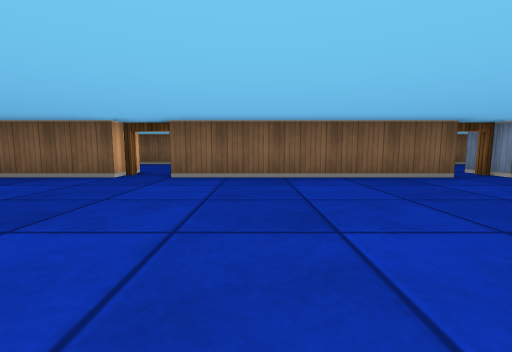
view 1 (above)

17 first-person views from a walk through a cub3D level. The camera is about half as high as the walls, tilts 6° down and sees 90° across. The floor is counted in squares. Each view is taken from the middle of a square. On the plan, view 1 faces up. The plan holds only what a view shows up to about 9 squares ahead; the rest is blank.

view 2
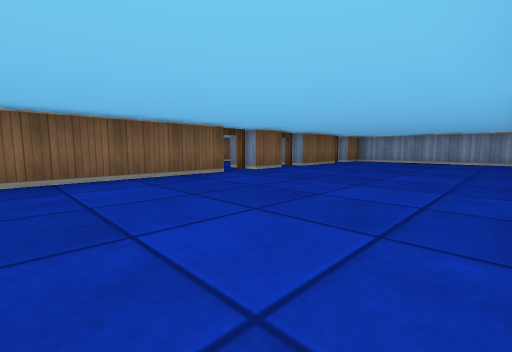

view 3
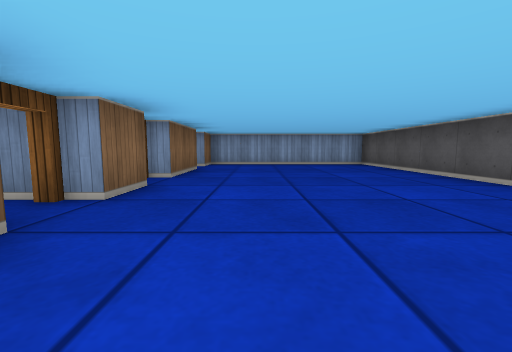

view 4
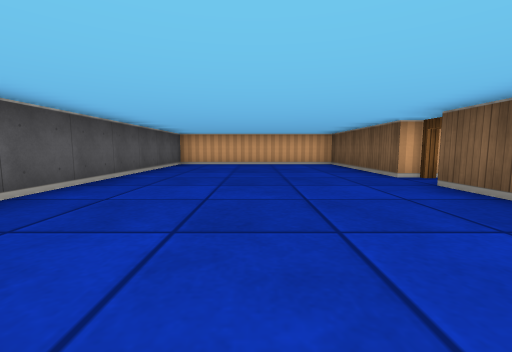

view 5
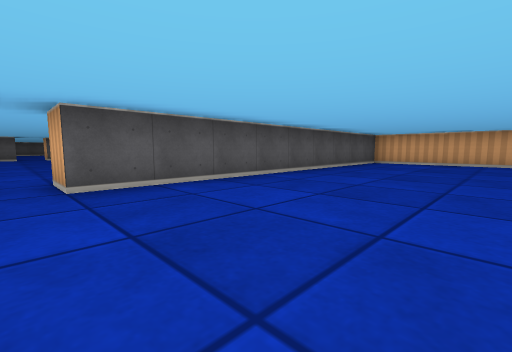

view 6
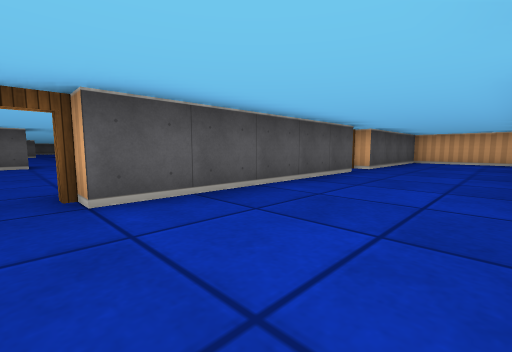

view 7
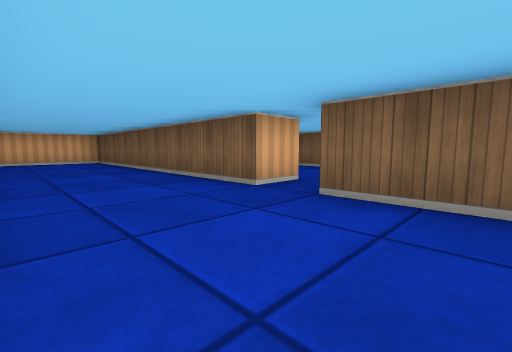

view 8
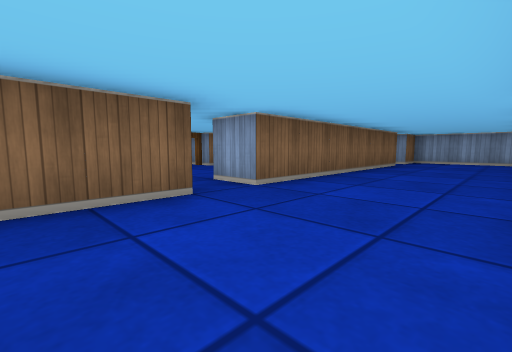

view 9
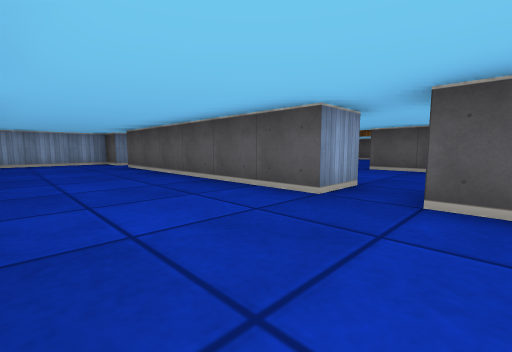

view 10
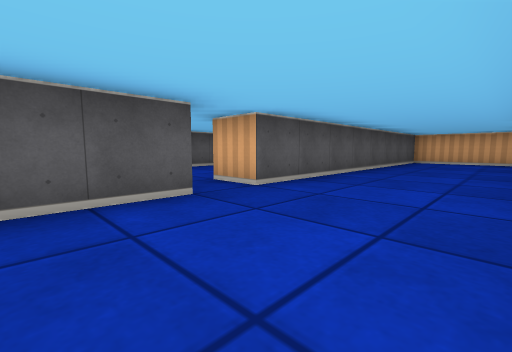

view 11
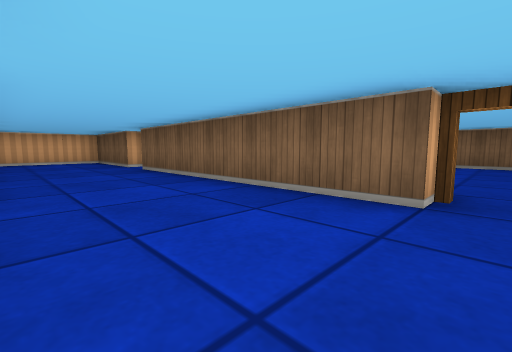

view 12
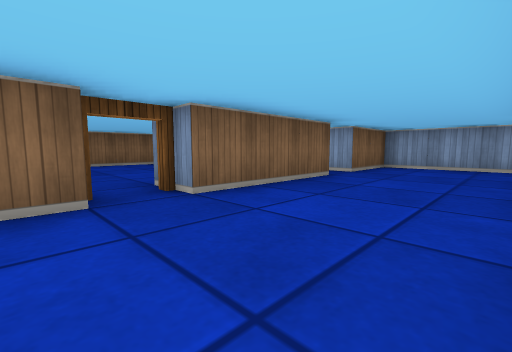

view 13
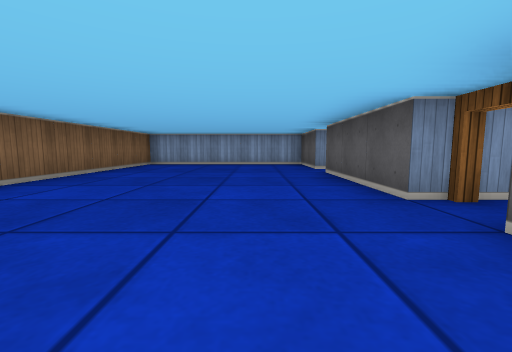

view 14
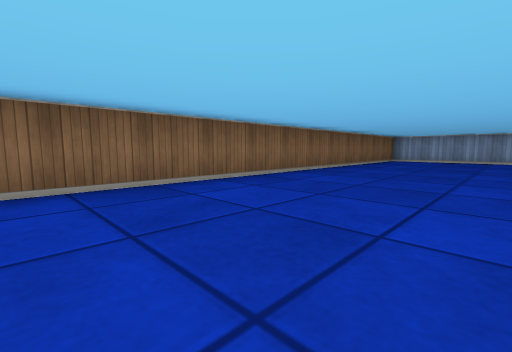

view 15
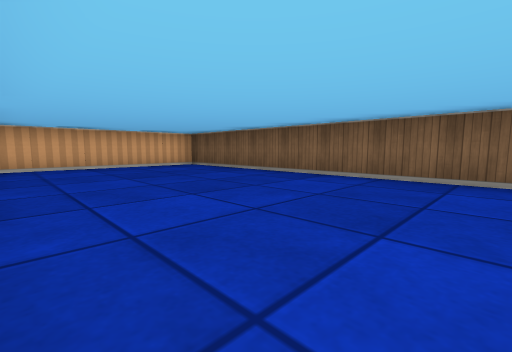

view 16
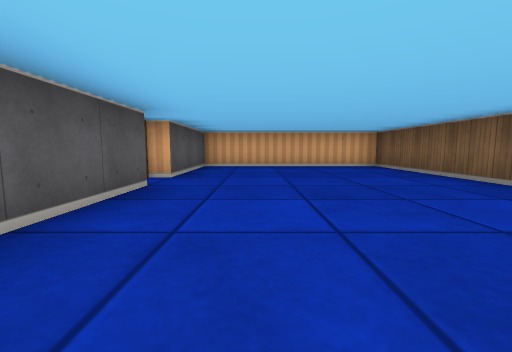

view 17
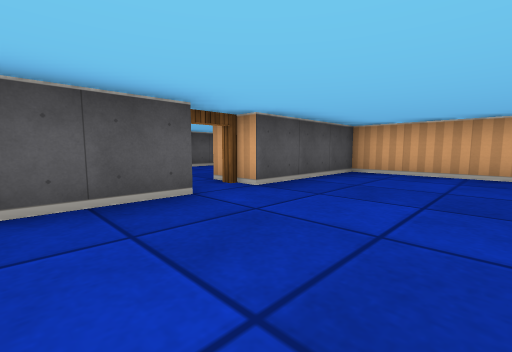

### Floor plan
Points are (right, up) in squares from view 1. A wall is a line through its corners. A room is listed if a view was taken in it or the views show most of it. See-through windows are left out.
Room 1 (views 1, 2, 3, 4, 5)
walls: (3.4, -0.5) (10.5, -0.5) (10.5, 4.5) (9.5, 4.5); (3.6, 4.5) (-1.5, 4.5); (5.5, 4.5) (4.5, 4.5); (-2.5, 4.5) (-6.5, 4.5) (-6.5, -0.5) (2.5, -0.5) (2.5, -1.5); (8.5, 4.5) (6.5, 4.5)
ways out: open door at (-2, 5) to room 2; open door at (4, 5) to room 2; open door at (6, 5) to room 2; open door at (9, 5) to room 2; opening at (3, -1)
Room 2 (views 6, 7, 8)
walls: (1.5, 9.5) (1.5, 8.5) (-6.5, 8.5) (-6.5, 5.5) (-2.5, 5.5); (-1.5, 5.5) (3.5, 5.5); (8.5, 8.5) (2.5, 8.5) (2.5, 9.5); (10.5, 6) (10.5, 8.5) (9.5, 8.5)
ways out: open door at (-2, 5) to room 1; open door at (4, 5) to room 1; open door at (6, 5) to room 1; open door at (9, 5) to room 1; opening at (2, 9) to room 3; open door at (9, 9) to room 3
Room 3 (views 9, 10, 11, 12)
walls: (2.5, 9.5) (8.5, 9.5); (3.5, 12.5) (-2.5, 12.5); (-3.5, 12.5) (-6.5, 12.5) (-6.5, 9.5) (1.5, 9.5); (7.6, 12.5) (4.5, 12.5); (9.5, 9.5) (10.5, 9.5) (10.5, 12.5) (8.5, 12.5) (8.5, 13.5)
ways out: opening at (2, 9) to room 2; open door at (9, 9) to room 2; opening at (8, 13) to room 4; open door at (-3, 13) to room 4; open door at (4, 13) to room 4
Room 4 (views 13, 14, 15, 16, 17)
walls: (4.5, 13.5) (7.5, 13.5); (-2.6, 13.5) (-0.4, 13.5); (8.5, 13.5) (10.5, 13.5) (10.5, 18.5) (-6.5, 18.5) (-6.5, 13.5) (-3.5, 13.5)
ways out: opening at (8, 13) to room 3; open door at (-3, 13) to room 3; open door at (4, 13) to room 3

Positions as (right, up) in squares from view 1, and headings:
1: (0, 0), facing up
2: (0, 0), facing up-right
3: (2, 3), facing right
4: (2, 2), facing left
5: (3, 3), facing down-left
6: (4, 8), facing down-left
7: (4, 6), facing up-left
8: (0, 6), facing up-right
9: (1, 12), facing down-right
10: (4, 12), facing down-left
11: (4, 10), facing up-left
12: (3, 10), facing up-right
13: (2, 15), facing right
14: (-1, 15), facing up-right
15: (1, 14), facing up-left
16: (1, 15), facing left
17: (-1, 16), facing down-left
